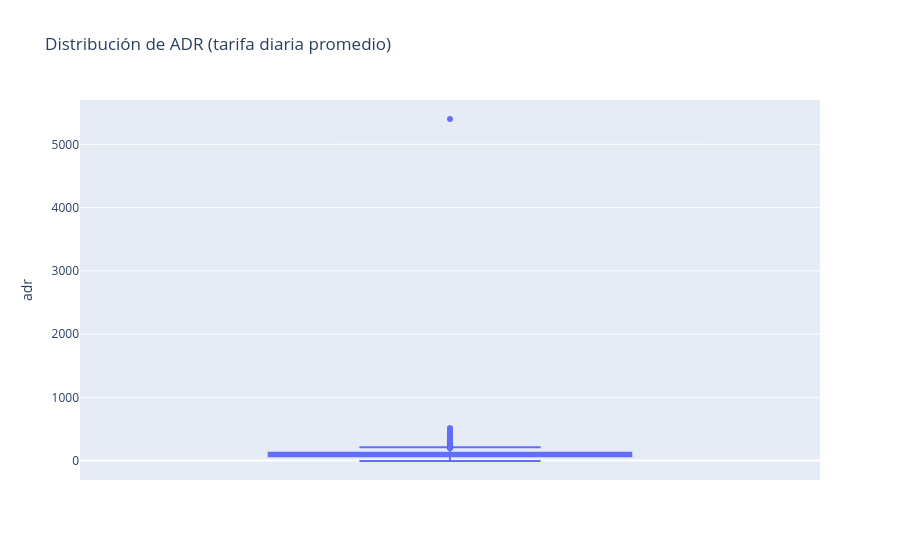

The cell this chart's notebook holds for it:
### Markdown cell above
# revisamos los valores min y máx

Min = -6.38 — una tarifa negativa no tiene sentido, son errores de datos
Max = 5,400 — outlier extremo, una noche a 5,400 euros distorsiona el promedio

Antes de calcular el ADR por hotel vamos a filtrar estos valores atípicos.

### Code cell
# generamos boxplot  de columna 'adr' 

fig = px.box(df, y='adr', title='Distribución de ADR (tarifa diaria promedio)')
fig.show()

### Figure 1 — Plotly figure (JSON) as saved in the notebook; plotly's stock layout.template omitted (floating-point values rounded to 4 significant figures; data arrays with more than 128 entries replaced by an {"elided": "..."} marker saying what was removed)
{"data": [{"alignmentgroup": "True", "hovertemplate": "adr=%{y}<extra></extra>", "legendgroup": "", "marker": {"color": "#636efa"}, "name": "", "notched": false, "offsetgroup": "", "orientation": "v", "showlegend": false, "type": "box", "x0": " ", "xaxis": "x", "y": {"elided": "119390 float values"}, "y0": " ", "yaxis": "y"}], "layout": {"boxmode": "group", "legend": {"tracegroupgap": 0}, "title": {"text": "Distribución de ADR (tarifa diaria promedio)"}, "xaxis": {"anchor": "y", "domain": [0, 1]}, "yaxis": {"anchor": "x", "domain": [0, 1], "title": {"text": "adr"}}}}
